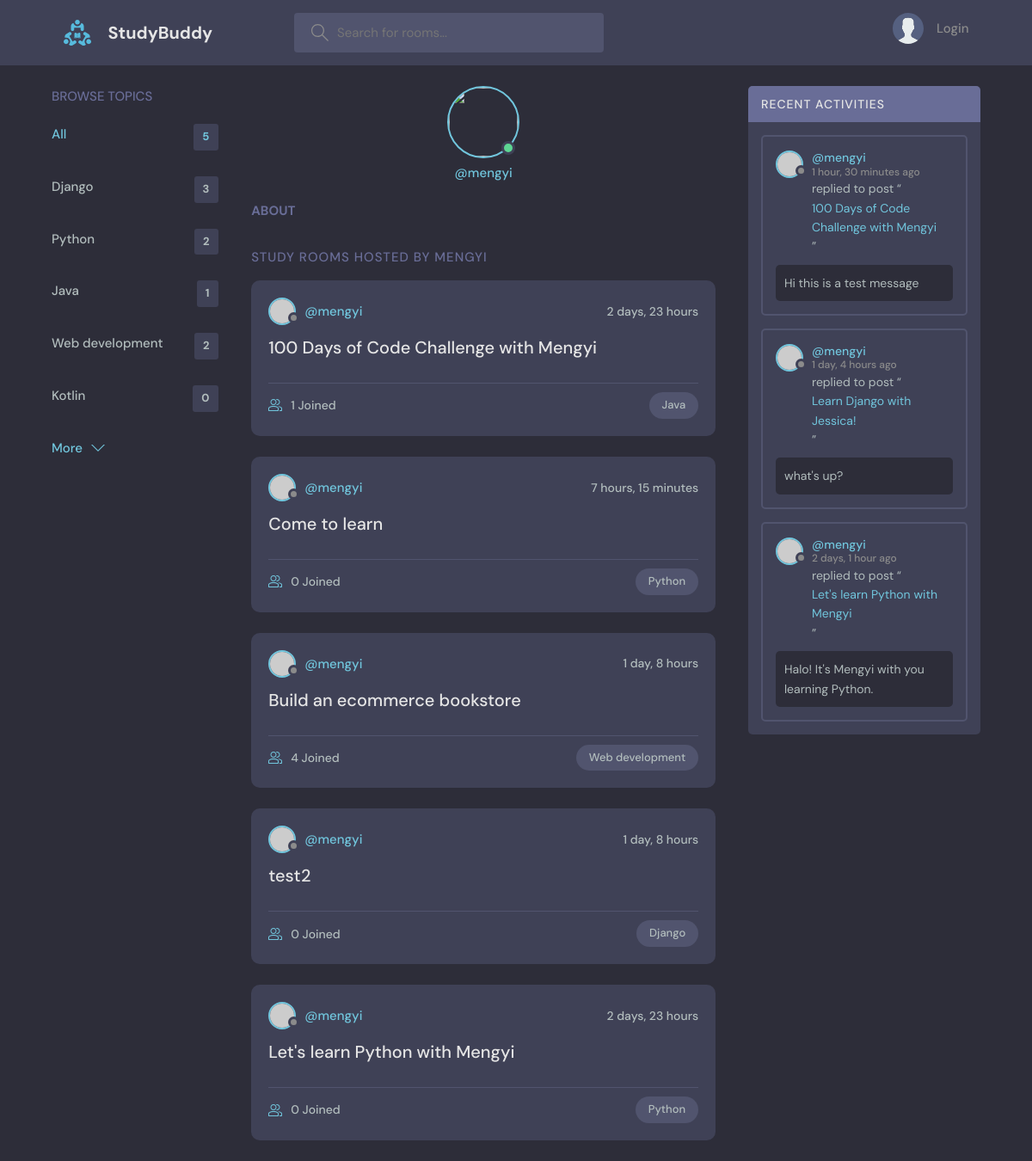
The app's page /profile/1/, older data.
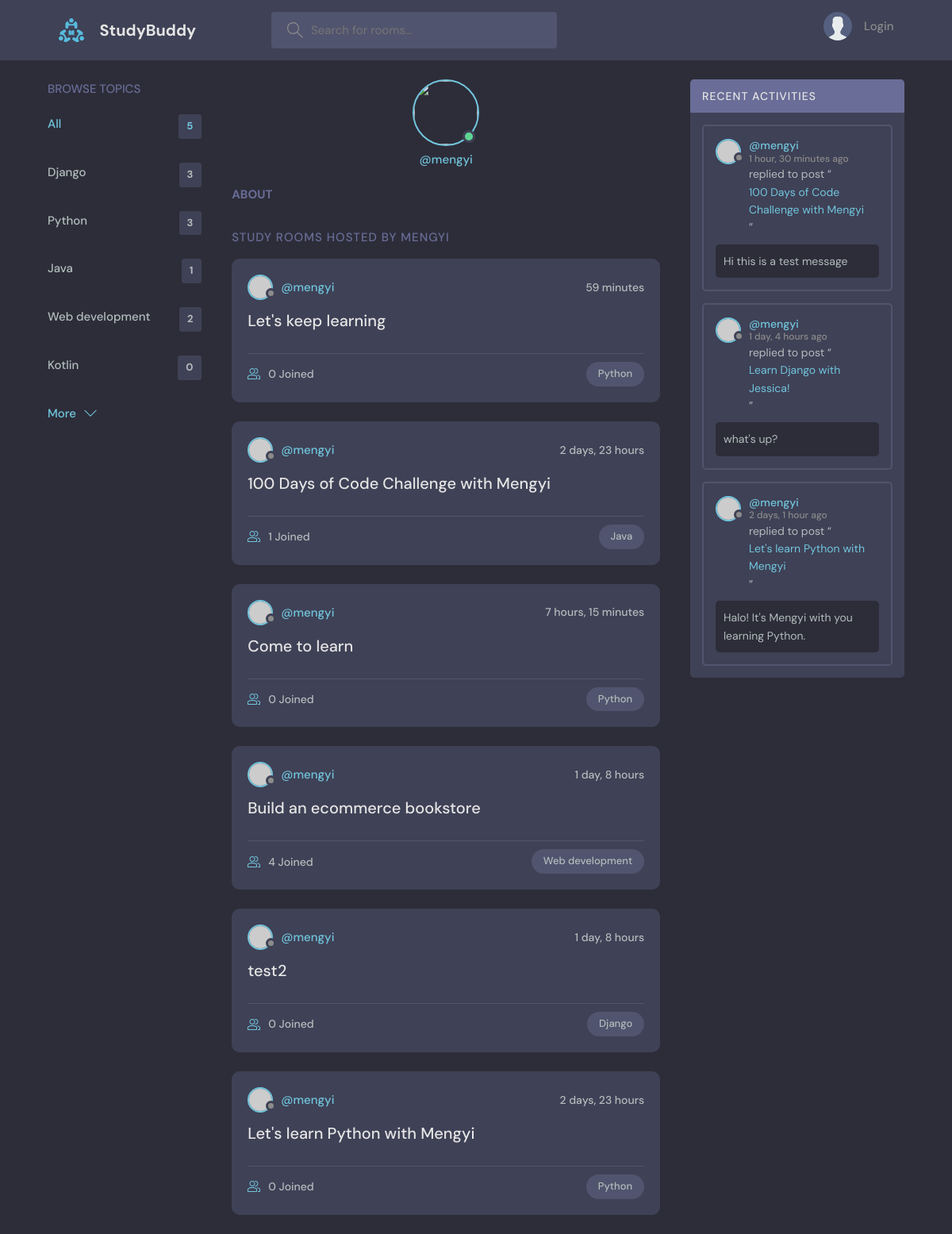
The same page, newer data.
### base/models.py (models this page shows, shortened)
class Topic(models.Model):
    name = models.CharField(max_length=200)

class Room(models.Model):
    host = models.ForeignKey(User, on_delete=models.SET_NULL, null=True)
    topic = models.ForeignKey(
        Topic, on_delete=models.SET_NULL, null=True)
    name = models.CharField(max_length=200)
    description = models.TextField(null=True, blank=True)
    participants = models.ManyToManyField(
        User, related_name="participants", blank=True)
    updated = models.DateTimeField(auto_now=True)
    created = models.DateTimeField(auto_now_add=True)
    class Meta:
        ordering = ['-updated', '-created']
    def __str__(self):
        return self.name

class Message(models.Model):
    user = models.ForeignKey(User, on_delete=models.CASCADE)
    room = models.ForeignKey(Room, on_delete=models.CASCADE)
    body = models.TextField()
    updated = models.DateTimeField(auto_now=True)
    created = models.DateTimeField(auto_now_add=True)
    class Meta:
        ordering = ['-updated', '-created']

### base/views.py (the view)
# urls.py: path('profile/<str:pk>/', views.userProfile, name='user-profile'),
def userProfile(request, pk):
    user = User.objects.get(id=pk)
    rooms = user.room_set.all()
    room_messages = user.message_set.all()
    topics = Topic.objects.all()
    context = {"user": user, "rooms": rooms,
               "room_messages": room_messages, "topics": topics}
    return render(request, "base/profile.html", context)

### base/templates/base/profile.html (shortened to what this page needs)
{% extends 'main.html' %}
{% block content %}
<main class="profile-page layout layout--3">
    <div class="container">
        {% include 'base/topics_component.html' %}
        <div class="roomList">
            <div class="profile">
                <div class="profile__avatar">
                    <div class="avatar avatar--large active">
                        <img src="{{user.avatar.url}}" />
                    </div>
                </div>
                <div class="profile__info">
                    <p>@{{user.username}}</p>
                </div>
                <div class="profile__about">
                    <h3>About</h3>
                </div>
            </div>
            <div class="roomList__header">
                <div>
                    <h2>Study Rooms Hosted by {{user.username}}</a>
                    </h2>
                </div>
            </div>
            {% include 'base/feed_component.html' %}
        </div>
        {% include 'base/activity_component.html' %}
    </div>
</main>
{% endblock content %}

### templates/main.html (shortened to what this page needs)
<!DOCTYPE html>
{% load static %}
<html lang="en">
<head>
    <link rel="stylesheet" href="{% static 'styles/style.css' %}" />
</head>
<body>
    {% include "navbar.html" %}
    {% block content %}
    {% endblock %}
</body>
</html>

### templates/navbar.html (shortened to what this page needs)
{% load static %}
<header class=" header header--loggedIn">
    <div class="container">
        <a href="{% url 'home' %}" class="header__logo">
            <img src="{% static 'images/logo.svg' %}" />
            <h1>StudyBuddy</h1>
        </a>
        <form class="header__search" method="GET" action="{% url 'home' %}">
            <label>
                <input name="q" placeholder="Search for rooms..." />
            </label>
        </form>
        <nav class="header__menu">
            {% if request.user.is_authenticated %}
            <div class="header__user">
                <a href="profile.html">
                    <div class="avatar avatar--medium active">
                        <img src="https://randomuser.me/api/portraits/men/37.jpg" />
                    </div>
                    <p>{{request.user.username}} <span> @{{request.user.username}}</span></p>
                </a>
                <button class="dropdown-button">
                    <svg version="1.1" xmlns="http://www.w3.org/2000/svg" width="32" height="32" viewBox="0 0 32 32">
                        <title>chevron-down</title>
                        <path d="M16 21l-13-13h-3l16 16 16-16h-3l-13 13z"></path>
                    </svg>
                </button>
            </div>
            {% else %}
            <a href="{% url 'login' %}">
                <img src="{% static 'images/avatar.svg' %}" />
                <p>Login</p>
            </a>
            {% endif %}
        </nav>
    </div>
</header>

### base/templates/base/topics_component.html
<div class="topics">
    <div class="topics__header">
        <h2>Browse Topics</h2>
    </div>
    <ul class="topics__list">
        <li>
            <a href="{% url 'home' %}" class="active">All <span>{{topics.count}}</span></a>
        </li>
        {% for topic in topics %}
        <li>
            <a href="{% url 'home' %}?q={{topic.name}}">{{ topic.name }} <span>{{topic.room_set.all.count}}</span></a>
        </li>
        {% endfor %}
    </ul>
    <a class="btn btn--link" href="topics.html">
        More
        <svg version="1.1" xmlns="http://www.w3.org/2000/svg" width="32" height="32" viewBox="0 0 32 32">
            <title>chevron-down</title>
            <path d="M16 21l-13-13h-3l16 16 16-16h-3l-13 13z"></path>
        </svg>
    </a>
</div>

### base/templates/base/feed_component.html (shortened to what this page needs)
{% for room in rooms %}
<div class="roomListRoom">
    <div class="roomListRoom__header">
        <a href="{% url 'user-profile' room.host.id %}" class="roomListRoom__author">
            <div class="avatar avatar--small">
                <img src="https://randomuser.me/api/portraits/women/11.jpg" />
            </div>
            <span>@{{room.host.username}}</span>
        </a>
        <div class="roomListRoom__actions">
            <span>{{room.created|timesince}}</span>
        </div>
    </div>
    <div class="roomListRoom__content">
        <a href="{% url 'room' room.id%}">{{room.name}}</a>
    </div>
    <div class="roomListRoom__meta">
        <a href="{% url 'room' room.id%}" class="roomListRoom__joined">
            {{room.participants.all.count}} Joined
        </a>
        <p class="roomListRoom__topic">{{room.topic.name}}</p>
    </div>
</div>
{% endfor %}

### base/templates/base/activity_component.html (shortened to what this page needs)
<div class="activities">
    <div class="activities__header">
        <h2>Recent Activities</h2>
    </div>
    {% for message in room_messages %}
    <div class="activities__box">
        <div class="activities__boxHeader roomListRoom__header">
            <a href="{% url 'user-profile' message.user.id %}" class="roomListRoom__author">
                <div class="avatar avatar--small">
                    <img src="https://randomuser.me/api/portraits/women/11.jpg" />
                </div>
                <p>
                    @{{message.user}}
                    <span>{{message.created|timesince}} ago</span>
                </p>
            </a>
        </div>
        <div class="activities__boxContent">
            <p>replied to post “<a href="{% url 'room' message.room.id %}">{{message.room}}</a>”</p>
            <div class="activities__boxRoomContent">
                {{message.body}}
            </div>
        </div>
    </div>
    {% endfor %}
</div>

Row changes from the older to the newer data that the page shows:
computed for Topic "Python": room_set.all.count "2" → "3"
added Room: host.username "mengyi", created "59 minutes", name "Let's keep learning", participants.all.count "0", topic.name "Python"
